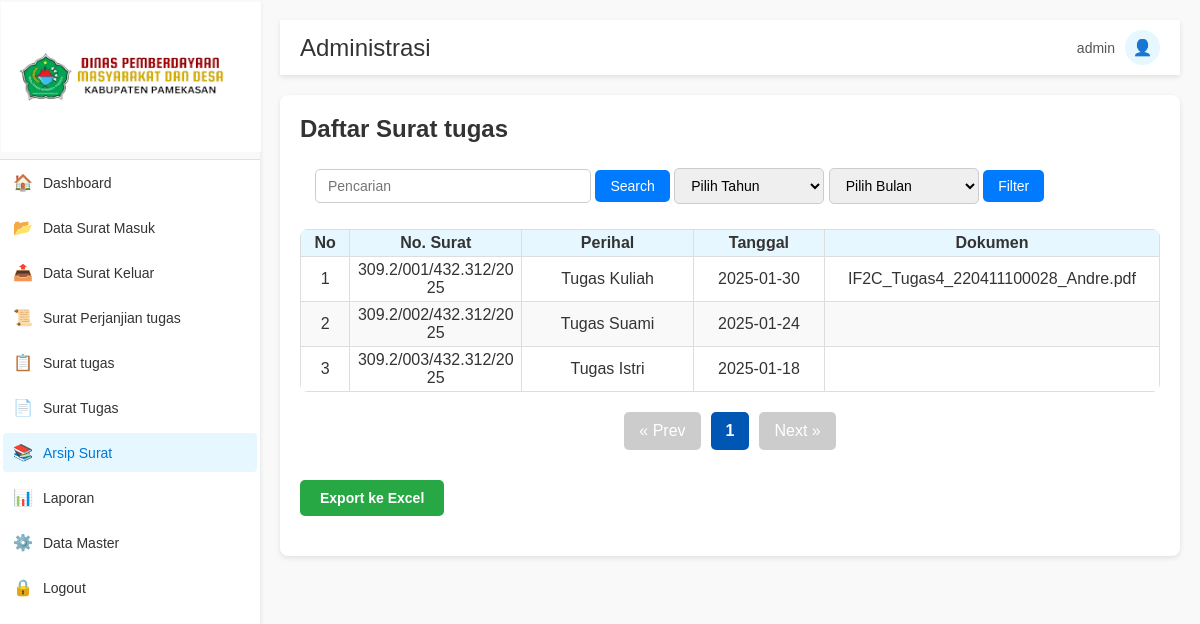
/arsip_tugas.php (signed in), run on the app's committed database.
### tables this page shows
CREATE TABLE `surat_tugas` (
  `id_tugas` int(11) NOT NULL,
  `no_tugas` varchar(90) NOT NULL,
  `perihal_tugas` varchar(90) NOT NULL,
  `tgl_tugas` date NOT NULL,
  `agenda_tugas` date NOT NULL,
  `dokumen_tugas` varchar(255) NOT NULL,
  `tugas_input` int(11) DEFAULT NULL
);

### arsip_tugas.php (the view, shortened to what this page needs)
<?php
include 'db.php';
$perPage = 10;
$currentPage = isset($_GET['page']) ? (int)$_GET['page'] : 1;
$offset = ($currentPage - 1) * $perPage;
$searchQuery = isset($_GET['search']) ? $_GET['search'] : '';
$filterYear = isset($_GET['year']) ? (int)$_GET['year'] : '';
$filterMonth = isset($_GET['month']) ? (int)$_GET['month'] : '';
$conditions = "";
$params = [];
$paramTypes = "";
$searchWildcard = "%$searchQuery%";
if ($conditions === "") {
    $conditions = "1";
}
$totalQuery = "SELECT COUNT(*) AS total FROM surat_tugas WHERE (no_tugas LIKE ? OR perihal_tugas LIKE ?) AND $conditions";
$stmtTotal = $conn->prepare($totalQuery);
$paramsTotal = array_merge([$searchWildcard, $searchWildcard], $params);
$totalParamTypes = "ss" . $paramTypes;
$stmtTotal->bind_param($totalParamTypes, ...$paramsTotal);
$stmtTotal->execute();
$resultTotal = $stmtTotal->get_result();
$totalData = $resultTotal->fetch_assoc()['total'];
$totalPages = ceil($totalData / $perPage);
$sql = "SELECT * FROM surat_tugas WHERE (no_tugas LIKE ? OR perihal_tugas LIKE ?) AND $conditions LIMIT ? OFFSET ?";
$stmt = $conn->prepare($sql);
$paramsData = array_merge([$searchWildcard, $searchWildcard], $params);
$paramsData[] = $perPage;
$paramsData[] = $offset;
$dataParamTypes = "ss" . $paramTypes . "ii";
$stmt->bind_param($dataParamTypes, ...$paramsData);
$stmt->execute();
$result = $stmt->get_result();
?>
<!DOCTYPE html>
<html lang="en">
<head>
    <link rel="stylesheet" href="style.css">
</head>
<body>
    <div class="sidebar">
        <div class="logo">
            <img src="logo.png" alt="Logo" />
        </div>
        <ul class="sidebar-menu">
            <li><a href="index.php"><span class="icon">🏠</span> Dashboard</a></li>
            <li><a href="surat_masuk.php" ><span class="icon">📂</span> Data Surat Masuk</a></li>
            <li><a href="surat_keluar.php"><span class="icon">📤</span> Data Surat Keluar</a></li>
            <li><a href="surat_perjanjian_tugas.php" ><span class="icon">📜</span> Surat Perjanjian tugas</a></li>
            <li><a href="surat_tugas.php"><span class="icon">📋</span> Surat tugas</a></li>
            <li><a href="surat_tugas.php"><span class="icon">📄</span> Surat Tugas</a></li>
            <li><a href="arsip.php" class="active"><span class="icon">📚</span> Arsip Surat</a></li>
            <li><a href="laporan.php"><span class="icon">📊</span> Laporan</a></li>
            <li><a href="data_master.php"><span class="icon">⚙️</span> Data Master</a></li>
            <li><a href="logout.php"><span class="icon">🔒</span> Logout</a></li>
        </ul>
    </div>
    <div class="main-content">
        <div class="topbar">
            <h2>Administrasi</h2>
            <div class="profile">
                <span><?= htmlspecialchars($_SESSION['role']); ?></span>
                <div class="profile-icon">👤</div>
            </div>
        </div>
        <div class="container">
            <h2>Daftar Surat tugas</h2>
            <div class="search-bar">
                <form action="arsip_tugas.php" method="GET">
                    <input type="text" name="search" placeholder="Pencarian" value="<?= htmlspecialchars($searchQuery); ?>" />
                    <button class="search-button" type="submit">Search</button>
                    <select name="year">
                        <option value="">Pilih Tahun</option>
                    </select>
                    <select name="month">
                        <option value="">Pilih Bulan</option>
                    </select>
                    <button class="filter-button" type="submit">Filter</button>
                </form>
            </div>
            <table class="table">
                <thead>
                    <tr>
                        <th>No</th>
                        <th>No. Surat</th>
                        <th>Perihal</th>
                        <th>Tanggal</th>
                        <th>Dokumen</th>
                    </tr>
                </thead>
                <tbody>
                    <?php if ($result->num_rows > 0): ?>
                        <?php $no = $offset + 1; while ($row = $result->fetch_assoc()): ?>
                            <tr>
                                <td><?= $no++; ?></td>
                                <td><?= htmlspecialchars($row['no_tugas']); ?></td>
                                <td><?= htmlspecialchars($row['perihal_tugas']); ?></td>
                                <td><?= htmlspecialchars($row['tgl_tugas']); ?></td>
                                <td><?= htmlspecialchars($row['dokumen_tugas']); ?></td>
                            </tr>
                        <?php endwhile; ?>
                    <?php else: ?>
                        <tr>
                            <td colspan="5">Tidak ada data.</td>
                        </tr>
                    <?php endif; ?>
                </tbody>
            </table>
            <ul class="pagination">
                <?php if ($currentPage > 1): ?>
                    <li><a href="?page=<?= $currentPage - 1; ?>&search=<?= htmlspecialchars($searchQuery); ?>">« Prev</a></li>
                <?php else: ?>
                    <li class="disabled"><span>« Prev</span></li>
                <?php endif; ?>
                <?php for ($i = 1; $i <= $totalPages; $i++): ?>
                    <li>
                        <a href="?page=<?= $i; ?>&search=<?= htmlspecialchars($searchQuery); ?>" class="<?= $i === $currentPage ? 'active' : ''; ?>">
                            <?= $i; ?>
                        </a>
                    </li>
                <?php endfor; ?>
                <?php if ($currentPage < $totalPages): ?>
                    <li><a href="?page=<?= $currentPage + 1; ?>&search=<?= htmlspecialchars($searchQuery); ?>">Next »</a></li>
                <?php else: ?>
                    <li class="disabled"><span>Next »</span></li>
                <?php endif; ?>
            </ul>
            <div class="export-buttons">
                <a href="export_arsip_tugas.php?search=<?= urlencode($searchQuery); ?>&year=<?= $filterYear; ?>&month=<?= $filterMonth; ?>" class="btn btn-success">Export ke Excel</a>
            </div>
        </div>
    </div>
</body>
</html>

### style.css (style rules this page uses)
body, html { margin: 0; padding: 0; font-family: 'Arial', sans-serif; color: #333; background-color: #f9f9f9; }
.sidebar { width: 260px; height: 100vh; background-color: #ffffff; box-shadow: 0 2px 5px rgba(0, 0, 0, 0.1); position: fixed; top: 0; left: 0; }
.sidebar .logo { text-align: center; padding: 2px 1px; background-color: #f9f9f9; border-bottom: 1px solid #e0e0e0; }
.sidebar .logo img { width: 260px; height: 150px; margin-bottom: 1px; }
.sidebar-menu { list-style: none; padding: 0; margin: 0; }
.sidebar-menu li { padding: 3px; }
.sidebar-menu li a { color: #333; text-decoration: none; display: flex; align-items: center; font-size: 14px; border-radius: 4px; padding: 10px; transition: background-color 0.3s ease; }
.sidebar-menu li a .icon { margin-right: 10px; font-size: 16px; }
.sidebar-menu li a:hover, .sidebar-menu li a.active { background-color: #e6f7ff; color: #0078d4; }
.main-content { margin-left: 260px; padding: 20px; }
.topbar { background-color: #ffffff; padding: 10px 20px; display: flex; justify-content: space-between; align-items: center; margin-bottom: 20px; box-shadow: 0 2px 5px rgba(0, 0, 0, 0.1); }
.topbar h2 { margin: 0; color: #333; font-weight: normal; }
.profile { display: flex; align-items: center; gap: 10px; }
.profile span { color: #555; font-size: 14px; }
.profile-icon { width: 35px; height: 35px; background-color: #e6f7ff; color: #0078d4; display: flex; align-items: center; justify-content: center; border-radius: 50%; font-size: 16px; }
.container { background-color: #ffffff; padding: 20px; border-radius: 8px; box-shadow: 0 2px 5px rgba(0, 0, 0, 0.1); }
.container h2 { margin-top: 0; color: #333; }
.search-bar { display: flex; gap: 10px; margin-bottom: 20px; padding: 5px 15px; }
.search-bar input { flex: 1; padding: 10px; border: 1px solid #ddd; border-radius: 4px; }
.search-bar button { padding: 10px 15px; border: none; border-radius: 4px; background-color: #0078d4; color: white; cursor: pointer; font-size: 14px; transition: background-color 0.3s ease; }
.export-buttons { margin: 20px 0; display: flex; gap: 10px; }
.export-buttons .btn { padding: 10px 20px; border: none; border-radius: 5px; text-decoration: none; font-size: 14px; font-weight: bold; text-align: center; cursor: pointer; transition: background-color 0.3s, transform 0.2s; }
.export-buttons .btn-success { background-color: #28a745; color: #fff; }
.table { width: 100%; border-collapse: collapse; margin-top: 10px; border-radius: 8px; overflow: hidden; text-align: center; table-layout: fixed; border-collapse: collapse; }
.table th, .table td { border: 1px solid #ddd; word-wrap: break-word; overflow-wrap: break-word; text-align: left; padding: 8px; }
.table th { background-color: #e6f7ff; color: #333; }
.table td { vertical-align: top; }
.table tr:nth-child(even) { background-color: #f9f9f9; }
.btn { padding: 11px 20px; border-radius: 5px; color: white; text-decoration: none; font-size: 14px; display: inline-block; text-align: center; margin-top: 10px; }

### data on the page
surat_tugas: no_tugas "309.2/001/432.312/2025", perihal_tugas "Tugas Kuliah", tgl_tugas "2025-01-30", dokumen_tugas "IF2C_Tugas4_220411100028_Andre.pdf"
surat_tugas: no_tugas "309.2/002/432.312/2025", perihal_tugas "Tugas Suami", tgl_tugas "2025-01-24"
surat_tugas: no_tugas "309.2/003/432.312/2025", perihal_tugas "Tugas Istri", tgl_tugas "2025-01-18"

### other printed values
$_SESSION['role'] "admin"
